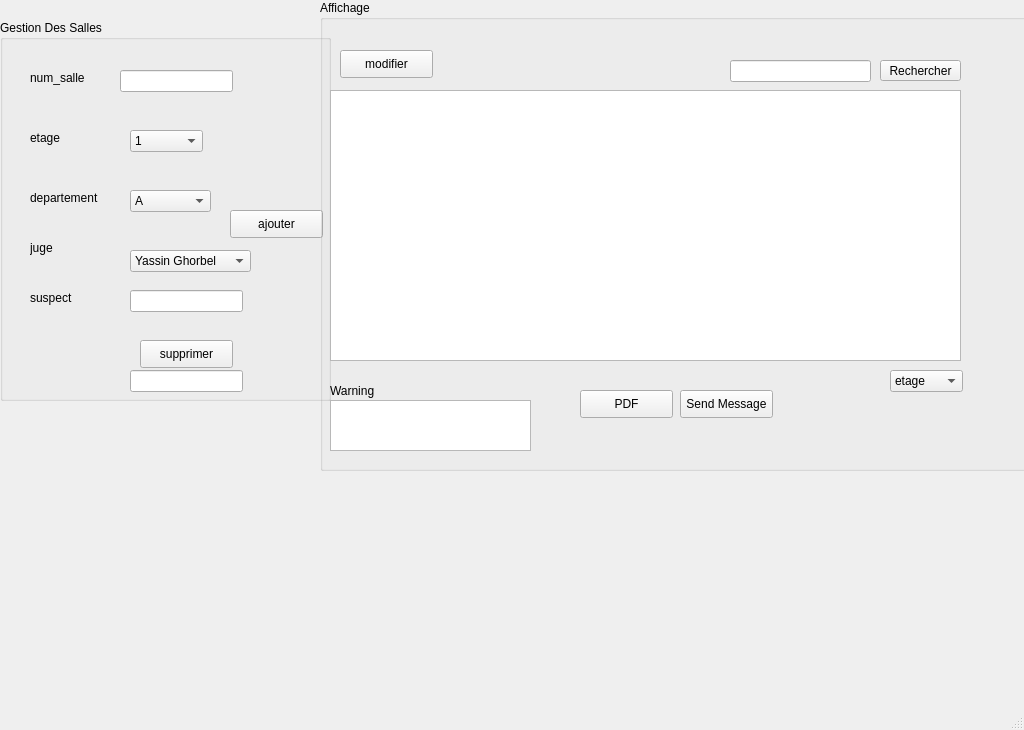
<?xml version="1.0" encoding="UTF-8"?>
<ui version="4.0">
 <class>MainWindow</class>
 <widget class="QMainWindow" name="MainWindow">
  <property name="geometry">
   <rect>
    <x>0</x>
    <y>0</y>
    <width>1024</width>
    <height>730</height>
   </rect>
  </property>
  <property name="windowTitle">
   <string>MainWindow</string>
  </property>
  <widget class="QWidget" name="centralwidget">
   <widget class="QGroupBox" name="groupBox">
    <property name="geometry">
     <rect>
      <x>0</x>
      <y>20</y>
      <width>331</width>
      <height>381</height>
     </rect>
    </property>
    <property name="title">
     <string>Gestion Des Salles</string>
    </property>
    <widget class="QLabel" name="label">
     <property name="geometry">
      <rect>
       <x>30</x>
       <y>50</y>
       <width>61</width>
       <height>16</height>
      </rect>
     </property>
     <property name="text">
      <string>num_salle</string>
     </property>
    </widget>
    <widget class="QLabel" name="label_2">
     <property name="geometry">
      <rect>
       <x>30</x>
       <y>110</y>
       <width>56</width>
       <height>16</height>
      </rect>
     </property>
     <property name="text">
      <string>etage</string>
     </property>
    </widget>
    <widget class="QLabel" name="label_3">
     <property name="geometry">
      <rect>
       <x>30</x>
       <y>170</y>
       <width>81</width>
       <height>16</height>
      </rect>
     </property>
     <property name="text">
      <string>departement</string>
     </property>
    </widget>
    <widget class="QLineEdit" name="le_num_salle">
     <property name="geometry">
      <rect>
       <x>120</x>
       <y>50</y>
       <width>113</width>
       <height>22</height>
      </rect>
     </property>
    </widget>
    <widget class="QPushButton" name="pb_ajouter">
     <property name="geometry">
      <rect>
       <x>230</x>
       <y>190</y>
       <width>93</width>
       <height>28</height>
      </rect>
     </property>
     <property name="text">
      <string>ajouter</string>
     </property>
    </widget>
    <widget class="QPushButton" name="pb_supprimer">
     <property name="geometry">
      <rect>
       <x>140</x>
       <y>320</y>
       <width>93</width>
       <height>28</height>
      </rect>
     </property>
     <property name="text">
      <string>supprimer</string>
     </property>
    </widget>
    <widget class="QLabel" name="label_4">
     <property name="geometry">
      <rect>
       <x>30</x>
       <y>220</y>
       <width>56</width>
       <height>16</height>
      </rect>
     </property>
     <property name="text">
      <string>juge</string>
     </property>
    </widget>
    <widget class="QLabel" name="label_5">
     <property name="geometry">
      <rect>
       <x>30</x>
       <y>270</y>
       <width>56</width>
       <height>16</height>
      </rect>
     </property>
     <property name="text">
      <string>suspect</string>
     </property>
    </widget>
    <widget class="QLineEdit" name="le_suspect">
     <property name="geometry">
      <rect>
       <x>130</x>
       <y>270</y>
       <width>113</width>
       <height>22</height>
      </rect>
     </property>
    </widget>
    <widget class="QLineEdit" name="le_num_salle_supp">
     <property name="geometry">
      <rect>
       <x>130</x>
       <y>350</y>
       <width>113</width>
       <height>22</height>
      </rect>
     </property>
    </widget>
    <widget class="QComboBox" name="le_juge">
     <property name="geometry">
      <rect>
       <x>130</x>
       <y>230</y>
       <width>121</width>
       <height>22</height>
      </rect>
     </property>
     <item>
      <property name="text">
       <string>Yassin Ghorbel</string>
      </property>
     </item>
     <item>
      <property name="text">
       <string>Chedli Ben Larbi</string>
      </property>
     </item>
     <item>
      <property name="text">
       <string>Dorra Gharbi</string>
      </property>
     </item>
     <item>
      <property name="text">
       <string>Nermine Romdhan</string>
      </property>
     </item>
     <item>
      <property name="text">
       <string>Amira Allani</string>
      </property>
     </item>
     <item>
      <property name="text">
       <string>Med Dhifallah</string>
      </property>
     </item>
     <item>
      <property name="text">
       <string>Adem Salhi</string>
      </property>
     </item>
     <item>
      <property name="text">
       <string>Youssef Taamallah</string>
      </property>
     </item>
     <item>
      <property name="text">
       <string>Mariam Guedhami</string>
      </property>
     </item>
     <item>
      <property name="text">
       <string>Emna Bouden</string>
      </property>
     </item>
    </widget>
    <widget class="QComboBox" name="le_departement">
     <property name="geometry">
      <rect>
       <x>130</x>
       <y>170</y>
       <width>81</width>
       <height>22</height>
      </rect>
     </property>
     <item>
      <property name="text">
       <string>A</string>
      </property>
     </item>
     <item>
      <property name="text">
       <string>B</string>
      </property>
     </item>
     <item>
      <property name="text">
       <string>C</string>
      </property>
     </item>
     <item>
      <property name="text">
       <string>D</string>
      </property>
     </item>
     <item>
      <property name="text">
       <string>E</string>
      </property>
     </item>
     <item>
      <property name="text">
       <string>F</string>
      </property>
     </item>
     <item>
      <property name="text">
       <string>G</string>
      </property>
     </item>
     <item>
      <property name="text">
       <string>H</string>
      </property>
     </item>
     <item>
      <property name="text">
       <string>I</string>
      </property>
     </item>
     <item>
      <property name="text">
       <string>J</string>
      </property>
     </item>
     <item>
      <property name="text">
       <string>K</string>
      </property>
     </item>
     <item>
      <property name="text">
       <string>L</string>
      </property>
     </item>
     <item>
      <property name="text">
       <string>M</string>
      </property>
     </item>
     <item>
      <property name="text">
       <string>N</string>
      </property>
     </item>
     <item>
      <property name="text">
       <string>O</string>
      </property>
     </item>
     <item>
      <property name="text">
       <string>P</string>
      </property>
     </item>
     <item>
      <property name="text">
       <string>Q</string>
      </property>
     </item>
     <item>
      <property name="text">
       <string>R</string>
      </property>
     </item>
     <item>
      <property name="text">
       <string>S</string>
      </property>
     </item>
     <item>
      <property name="text">
       <string>T</string>
      </property>
     </item>
     <item>
      <property name="text">
       <string>U</string>
      </property>
     </item>
     <item>
      <property name="text">
       <string>V</string>
      </property>
     </item>
     <item>
      <property name="text">
       <string>W</string>
      </property>
     </item>
     <item>
      <property name="text">
       <string>X</string>
      </property>
     </item>
     <item>
      <property name="text">
       <string>W</string>
      </property>
     </item>
     <item>
      <property name="text">
       <string>Z</string>
      </property>
     </item>
    </widget>
    <widget class="QComboBox" name="le_etage">
     <property name="geometry">
      <rect>
       <x>130</x>
       <y>110</y>
       <width>73</width>
       <height>22</height>
      </rect>
     </property>
     <item>
      <property name="text">
       <string>1</string>
      </property>
     </item>
     <item>
      <property name="text">
       <string>2</string>
      </property>
     </item>
     <item>
      <property name="text">
       <string>3</string>
      </property>
     </item>
     <item>
      <property name="text">
       <string>4</string>
      </property>
     </item>
     <item>
      <property name="text">
       <string>5</string>
      </property>
     </item>
     <item>
      <property name="text">
       <string>6</string>
      </property>
     </item>
     <item>
      <property name="text">
       <string>7</string>
      </property>
     </item>
     <item>
      <property name="text">
       <string>8</string>
      </property>
     </item>
     <item>
      <property name="text">
       <string>9</string>
      </property>
     </item>
     <item>
      <property name="text">
       <string>10</string>
      </property>
     </item>
     <item>
      <property name="text">
       <string>11</string>
      </property>
     </item>
     <item>
      <property name="text">
       <string>12</string>
      </property>
     </item>
    </widget>
   </widget>
   <widget class="QGroupBox" name="groupBox_2">
    <property name="geometry">
     <rect>
      <x>320</x>
      <y>0</y>
      <width>741</width>
      <height>471</height>
     </rect>
    </property>
    <property name="title">
     <string>Affichage</string>
    </property>
    <widget class="QTableView" name="tab_salle">
     <property name="geometry">
      <rect>
       <x>10</x>
       <y>90</y>
       <width>631</width>
       <height>271</height>
      </rect>
     </property>
    </widget>
    <widget class="QPushButton" name="pb_modif">
     <property name="geometry">
      <rect>
       <x>20</x>
       <y>50</y>
       <width>93</width>
       <height>28</height>
      </rect>
     </property>
     <property name="text">
      <string>modifier</string>
     </property>
    </widget>
    <widget class="QPushButton" name="pb_rechercher">
     <property name="geometry">
      <rect>
       <x>560</x>
       <y>60</y>
       <width>81</width>
       <height>21</height>
      </rect>
     </property>
     <property name="text">
      <string>Rechercher</string>
     </property>
    </widget>
    <widget class="QLineEdit" name="le_rechercher">
     <property name="geometry">
      <rect>
       <x>410</x>
       <y>60</y>
       <width>141</width>
       <height>22</height>
      </rect>
     </property>
    </widget>
    <widget class="QComboBox" name="comboBox">
     <property name="geometry">
      <rect>
       <x>570</x>
       <y>370</y>
       <width>73</width>
       <height>22</height>
      </rect>
     </property>
     <item>
      <property name="text">
       <string>etage</string>
      </property>
     </item>
     <item>
      <property name="text">
       <string>departement</string>
      </property>
     </item>
     <item>
      <property name="text">
       <string>num de salle</string>
      </property>
     </item>
    </widget>
    <widget class="QPushButton" name="PDF">
     <property name="geometry">
      <rect>
       <x>260</x>
       <y>390</y>
       <width>93</width>
       <height>28</height>
      </rect>
     </property>
     <property name="text">
      <string>PDF</string>
     </property>
    </widget>
    <widget class="QPushButton" name="sm">
     <property name="geometry">
      <rect>
       <x>360</x>
       <y>390</y>
       <width>93</width>
       <height>28</height>
      </rect>
     </property>
     <property name="text">
      <string>Send Message</string>
     </property>
    </widget>
    <widget class="QLabel" name="label_7">
     <property name="geometry">
      <rect>
       <x>10</x>
       <y>360</y>
       <width>171</width>
       <height>61</height>
      </rect>
     </property>
     <property name="text">
      <string>Warning</string>
     </property>
    </widget>
    <widget class="QTableView" name="tableView">
     <property name="geometry">
      <rect>
       <x>10</x>
       <y>400</y>
       <width>201</width>
       <height>51</height>
      </rect>
     </property>
    </widget>
   </widget>
   <widget class="QLabel" name="label_6">
    <property name="geometry">
     <rect>
      <x>10</x>
      <y>-20</y>
      <width>1081</width>
      <height>691</height>
     </rect>
    </property>
    <property name="text">
     <string/>
    </property>
    <property name="pixmap">
     <pixmap>../court1.jpg</pixmap>
    </property>
    <property name="scaledContents">
     <bool>true</bool>
    </property>
   </widget>
   <zorder>label_6</zorder>
   <zorder>groupBox</zorder>
   <zorder>groupBox_2</zorder>
  </widget>
  <widget class="QMenuBar" name="menubar">
   <property name="geometry">
    <rect>
     <x>0</x>
     <y>0</y>
     <width>1024</width>
     <height>26</height>
    </rect>
   </property>
  </widget>
  <widget class="QStatusBar" name="statusbar"/>
 </widget>
 <resources/>
 <connections/>
</ui>
